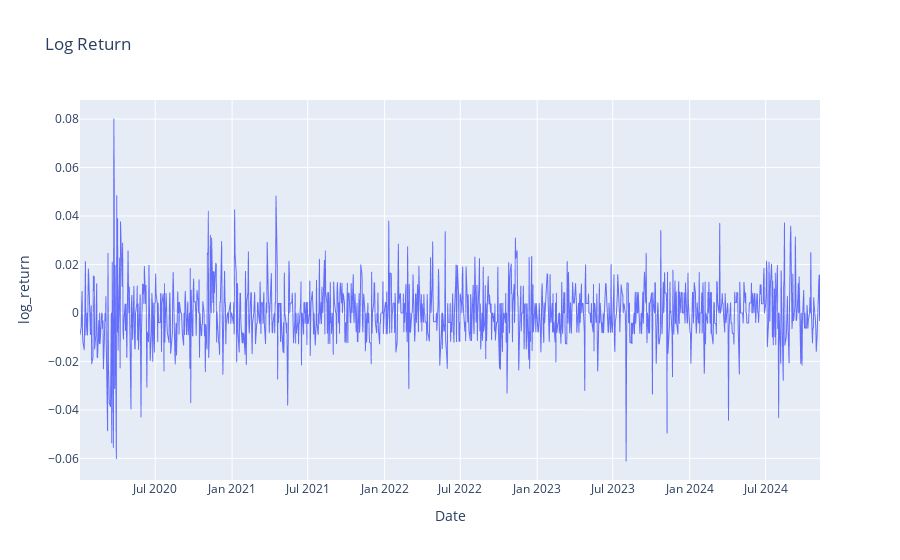

Notebook code for this chart:
### Code cell
# Assuming 'stock_price' is your DataFrame and 'log_return' is the column containing the log returns
fig_log = px.line(stock_price, x=stock_price.index, y='log_return', title='Log Return')
fig_log.update_traces(line=dict(width = 1))
# Show the figure
fig_log.show()

### Figure 1 — Plotly figure (JSON) as saved in the notebook; plotly's stock layout.template omitted (floating-point values rounded to 4 significant figures; data arrays with more than 128 entries replaced by an {"elided": "..."} marker saying what was removed)
{"data": [{"hovertemplate": "Date=%{x}<br>log_return=%{y}<extra></extra>", "legendgroup": "", "line": {"color": "#636efa", "dash": "solid", "width": 1}, "marker": {"symbol": "circle"}, "mode": "lines", "name": "", "showlegend": false, "type": "scattergl", "x": {"elided": "1219 str values"}, "xaxis": "x", "y": {"elided": "1219 float values"}, "yaxis": "y"}], "layout": {"legend": {"tracegroupgap": 0}, "title": {"text": "Log Return"}, "xaxis": {"anchor": "y", "domain": [0, 1], "title": {"text": "Date"}}, "yaxis": {"anchor": "x", "domain": [0, 1], "title": {"text": "log_return"}}}}
